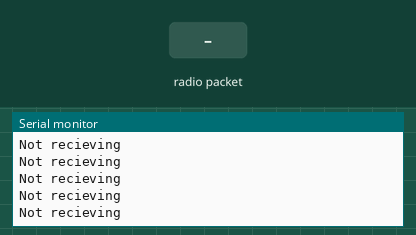
Recording of a sketch running on a simulated Arduino Uno, built with avr-gcc and run on an emulated ATmega328P. On the bench: the last lines printed to the serial monitor. Inputs (shaded band) come from the test bench. No radio packets arrive unless stated.

Above: at 1.2 s.
1.3 s: radio packet "S" arrives
At 1.56 s:
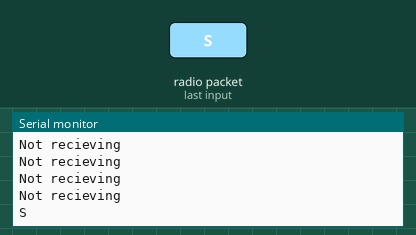
2.9 s: radio packet "F" arrives
At 3.16 s:
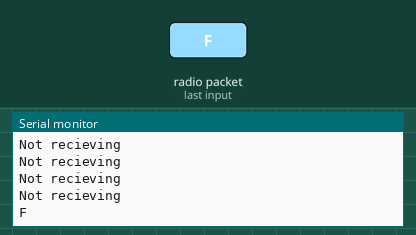
4.5 s: radio packet "B" arrives
At 4.76 s:
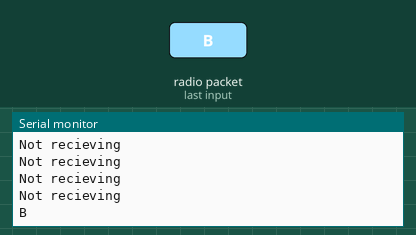
6.1 s: radio packet "L" arrives
At 6.36 s:
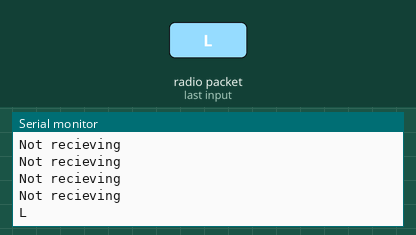
7.7 s: radio packet "R" arrives
At 7.96 s:
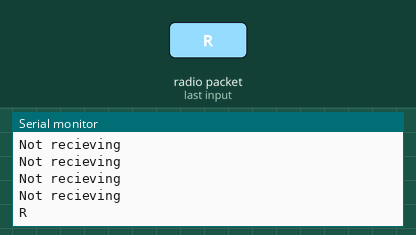

The sketch:

Reciver.ino
```cpp
#include <RH_ASK.h>
#include <SPI.h>

int TL = 12;
int BL = 4;
int TR = 13;
int BR = 7;

void forward()
{
  digitalWrite(TL, 1);
  digitalWrite(BL, 0);
  digitalWrite(TR, 1);
  digitalWrite(BR, 0);
}

void Stop()
{
  digitalWrite(TL, 0);
  digitalWrite(BL, 0);
  digitalWrite(TR, 0);
  digitalWrite(BR, 0);
}

void reverse()
{
  digitalWrite(TL, 0);
  digitalWrite(BL, 1);
  digitalWrite(TR, 0);
  digitalWrite(BR, 1);
}

void right()
{
  digitalWrite(TL, 1);
  digitalWrite(BL, 0);
  digitalWrite(TR, 0);
  digitalWrite(BR, 1);
}

void left()
{
  digitalWrite(TL, 0);
  digitalWrite(BL, 1);
  digitalWrite(TR, 1);
  digitalWrite(BR, 0);
}


RH_ASK Radio(2000,2,2,5);// bits per second,reciever pin,transmitter pin, push to talk
void setup()
{
 Serial.begin(9600); // Debugging only
 if (!Radio.init())
 Serial.println("init failed");
}
void loop()
{
 uint8_t buf[RH_ASK_MAX_MESSAGE_LEN];
 uint8_t buflen = sizeof(buf);
 if (Radio.recv(buf,&buflen)) // Non-blocking
 {
    String rcv;
    // Message with a good checksum received, dump it.
       for(int i=0;i<buflen;i++)
      {
        rcv+=(char)buf[i];
      }
    Serial.println(rcv);
 if(rcv=="S")
  Stop();
 else if(rcv=="F")
  forward();
 else if(rcv=="B")
  reverse();
 else if(rcv=="L")
  left();
 else if(rcv=="R")
  right();

 }
 else Serial.println("Not recieving");


 delay(200);
}
```

Measured:
- after the input at 1.3 s, the serial monitor: prints a new line after 0.10 s (image 1)
- after the input at 2.9 s, the serial monitor: prints a new line after 0.10 s (image 2)
- after the input at 4.5 s, the serial monitor: prints a new line after 0.11 s (image 3)
- after the input at 6.1 s, the serial monitor: prints a new line after 0.11 s (image 4)
- after the input at 7.7 s, the serial monitor: prints a new line after 0.11 s (image 5)
